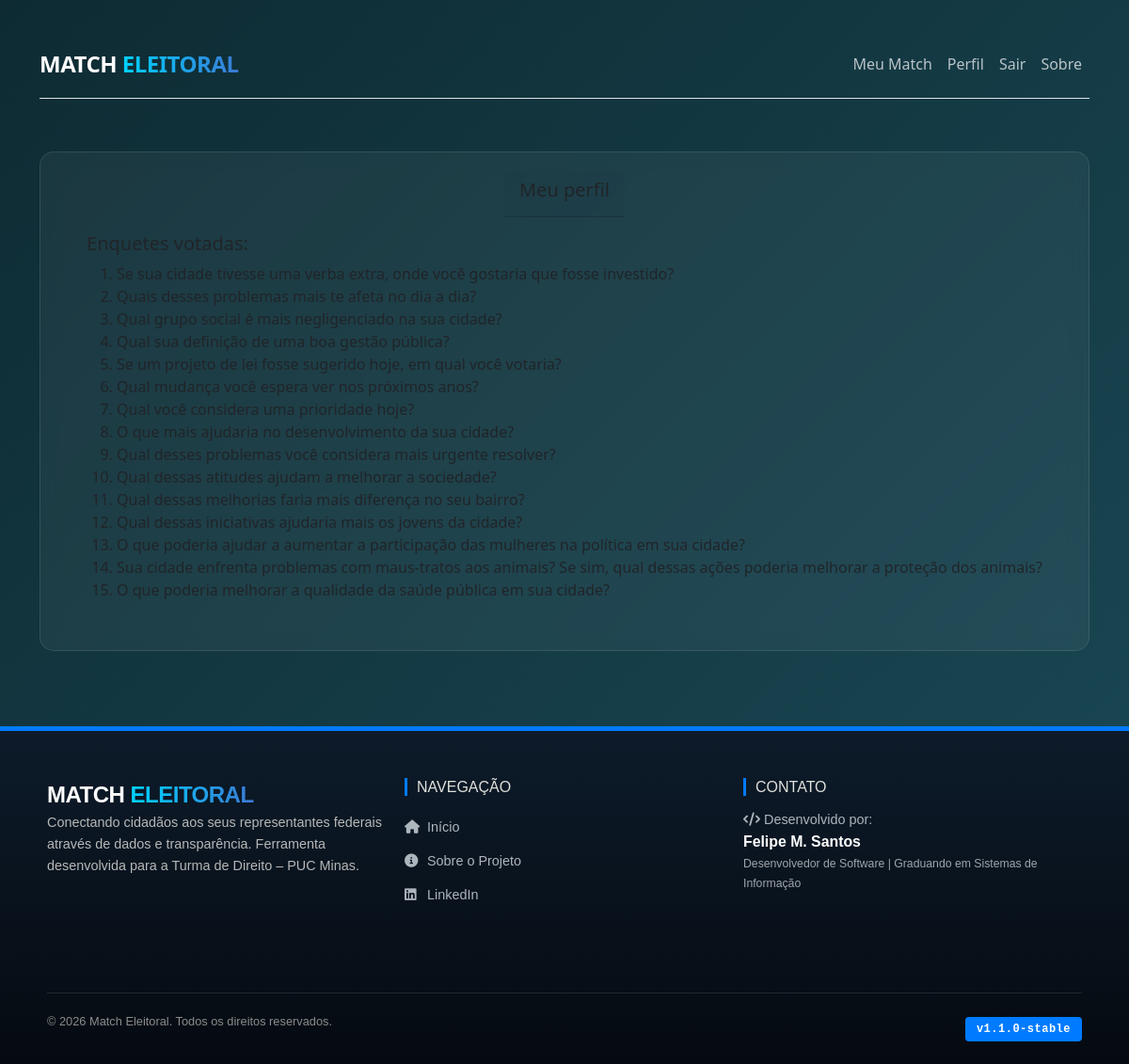
Screenshot of /account/profile (signed in) with the database file from the repository.
### polls/models.py (models this page shows, shortened)
class QuestionUser(models.Model):
    question = models.ForeignKey(Question, on_delete=models.CASCADE)
    user = models.ForeignKey(User, on_delete=models.CASCADE)
    choice = models.ForeignKey(Choice, on_delete=models.CASCADE, null=True, blank=True)

class Question(models.Model):
    question_text = models.CharField("Pergunta")
    pub_date = models.DateTimeField("Data de publicação")

### accounts/views.py (the view)
class AccountTemplateView(TemplateView):
    template_name = 'account/user_detail.html'
    def get_context_data(self, **kwargs):
        context = super().get_context_data(**kwargs)
        if self.request.user.is_authenticated:
            voted = QuestionUser.objects.filter(user=self.request.user)
            context['questions_voted'] = voted
            try:
                context['profile'] = self.request.user.username
            except:
                context['profile'] = None
        return context

### templates/account/user_detail.html
{% extends 'base/_layout1.html' %}
{% block content %}
    <div class="card">
        <div class="card-header">
            <h5 class="card-title">Meu perfil</h5>
        </div>
        <div class="card-body">
            <h5> Enquetes votadas:</h5>
            <ol>
                {% for item in questions_voted %}
                    <li>{{ item.question.question_text }}</li>
                {% empty %}
                    <li><h5>Nenhuma enquete votada.</h5></li>
                {% endfor %}
            </ol>
        </div>
    </div>
{% endblock %}

### templates/base/_base.html (style rules this page uses)
body { background: linear-gradient(135deg, #0E2B33 0%, #1a4a57 100%); background-attachment: fixed; background-repeat: no-repeat; background-size: cover; min-height: 100vh; color: #ffffff; margin: 0; }
.card { background: rgba(255, 255, 255, 0.05); backdrop-filter: blur(10px); border: 1px solid rgba(255, 255, 255, 0.1); border-radius: 15px; padding: 20px; align-items: center; }

### rows the page displays
QuestionUser: question.question_text "Se sua cidade tivesse uma verba extra, onde você gostaria que fosse investido?"
QuestionUser: question.question_text "Quais desses problemas mais te afeta no dia a dia?"
QuestionUser: question.question_text "Qual grupo social é mais negligenciado na sua cidade?"
QuestionUser: question.question_text "Qual sua definição de uma boa gestão pública?"
QuestionUser: question.question_text "Se um projeto de lei fosse sugerido hoje, em qual você votaria?"
QuestionUser: question.question_text "Qual mudança você espera ver nos próximos anos?"
QuestionUser: question.question_text "Qual você considera uma prioridade hoje?"
QuestionUser: question.question_text "O que mais ajudaria no desenvolvimento da sua cidade?"
QuestionUser: question.question_text "Qual desses problemas você considera mais urgente resolver?"
QuestionUser: question.question_text "Qual dessas atitudes ajudam a melhorar a sociedade?"
QuestionUser: question.question_text "Qual dessas melhorias faria mais diferença no seu bairro?"
QuestionUser: question.question_text "Qual dessas iniciativas ajudaria mais os jovens da cidade?"
QuestionUser: question.question_text "O que poderia ajudar a aumentar a participação das mulheres na política em sua cidade?"
QuestionUser: question.question_text "Sua cidade enfrenta problemas com maus-tratos aos animais? Se sim, qual dessas ações poderia melhorar a proteção dos animais?"
QuestionUser: question.question_text "O que poderia melhorar a qualidade da saúde pública em sua cidade?"
